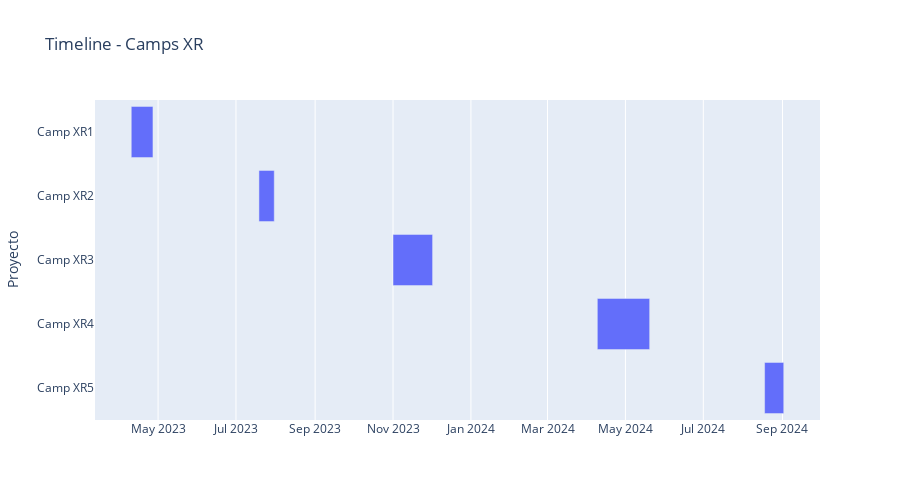

Write notebook code for a chart like this one.
### Code cell
camps = pd.DataFrame({
    "Proyecto": [
        "Camp XR1",
        "Camp XR2",
        "Camp XR3",
        "Camp XR4",
        "Camp XR5"
    ],
    "Inicio": [
        "2023-04-10",
        "2023-07-19",
        "2023-11-01",
        "2024-04-09",
        "2024-08-18"
    ],
    "Fin": [
        "2023-04-27",
        "2023-07-31",
        "2023-12-02",
        "2024-05-20",
        "2024-09-02"
    ]
})

fig_camps = px.timeline(
    camps,
    x_start="Inicio",
    x_end="Fin",
    y="Proyecto",
   
    title=" Timeline - Camps XR"
)
fig_camps.update_yaxes(autorange="reversed")
fig_camps.update_layout(height=500, showlegend=False)
fig_camps.show()

### Figure 1 — Plotly figure (JSON) as saved in the notebook; plotly's stock layout.template omitted (floating-point values rounded to 4 significant figures)
{"data": [{"alignmentgroup": "True", "base": ["2023-04-10", "2023-07-19", "2023-11-01", "2024-04-09", "2024-08-18"], "hovertemplate": "Inicio=%{base}<br>Fin=%{x}<br>Proyecto=%{y}<extra></extra>", "legendgroup": "", "marker": {"color": "#636efa", "pattern": {"shape": ""}}, "name": "", "offsetgroup": "", "orientation": "h", "showlegend": false, "textposition": "auto", "type": "bar", "x": [1468800000, 1036800000, 2678400000, 3542400000, 1296000000], "xaxis": "x", "y": ["Camp XR1", "Camp XR2", "Camp XR3", "Camp XR4", "Camp XR5"], "yaxis": "y"}], "layout": {"barmode": "overlay", "height": 500, "legend": {"tracegroupgap": 0}, "showlegend": false, "title": {"text": " Timeline - Camps XR"}, "xaxis": {"anchor": "y", "domain": [0, 1], "type": "date"}, "yaxis": {"anchor": "x", "autorange": "reversed", "domain": [0, 1], "title": {"text": "Proyecto"}}}}
